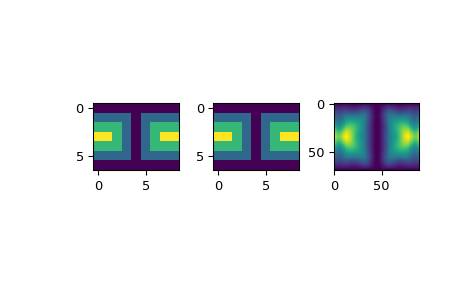

Generate this figure with Python:
# Suppose we have global data on a coarse grid (the input data does not
# have to be on a grid):

from scipy.interpolate import LSQSphereBivariateSpline
import matplotlib.pyplot as plt

theta = np.linspace(0, np.pi, num=7)
phi = np.linspace(0, 2*np.pi, num=9)
data = np.empty((theta.shape[0], phi.shape[0]))
data[:,0], data[0,:], data[-1,:] = 0., 0., 0.
data[1:-1,1], data[1:-1,-1] = 1., 1.
data[1,1:-1], data[-2,1:-1] = 1., 1.
data[2:-2,2], data[2:-2,-2] = 2., 2.
data[2,2:-2], data[-3,2:-2] = 2., 2.
data[3,3:-2] = 3.
data = np.roll(data, 4, 1)

# We need to set up the interpolator object. Here, we must also specify the
# coordinates of the knots to use.

lats, lons = np.meshgrid(theta, phi)
knotst, knotsp = theta.copy(), phi.copy()
knotst[0] += .0001
knotst[-1] -= .0001
knotsp[0] += .0001
knotsp[-1] -= .0001
lut = LSQSphereBivariateSpline(lats.ravel(), lons.ravel(),
                               data.T.ravel(), knotst, knotsp)

# As a first test, we'll see what the algorithm returns when run on the
# input coordinates

data_orig = lut(theta, phi)

# Finally we interpolate the data to a finer grid

fine_lats = np.linspace(0., np.pi, 70)
fine_lons = np.linspace(0., 2*np.pi, 90)
data_lsq = lut(fine_lats, fine_lons)

fig = plt.figure()
ax1 = fig.add_subplot(131)
ax1.imshow(data, interpolation='nearest')
ax2 = fig.add_subplot(132)
ax2.imshow(data_orig, interpolation='nearest')
ax3 = fig.add_subplot(133)
ax3.imshow(data_lsq, interpolation='nearest')
plt.show()
